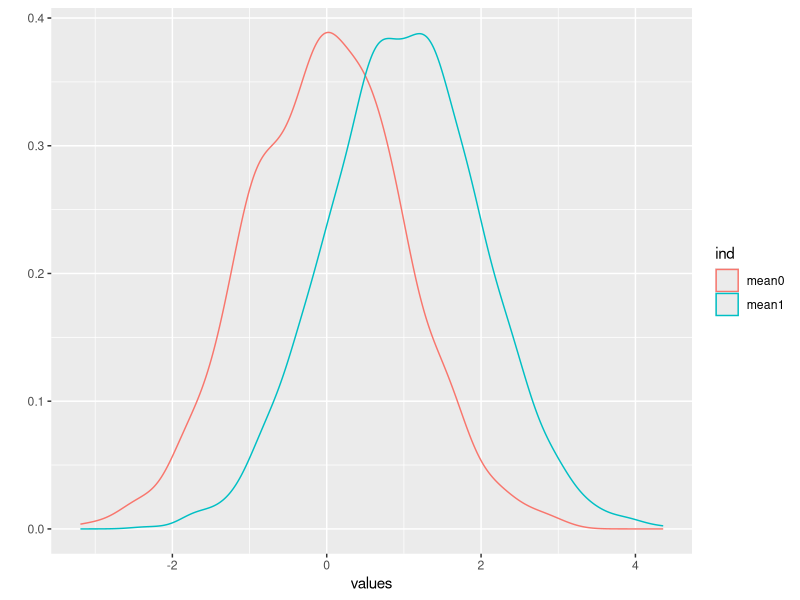

Here is the R script that generated this plot:
## ---- chunk 1
testDF <- list(
    mean0 = rnorm(1000),
    mean1 = rnorm(1200, mean=1)
)
## ---- chunk 2
longDF <- stack(testDF)
## ---- chunk 3
library("ggplot2")
qplot(x=values, data=longDF, geom="density", colour=ind)
